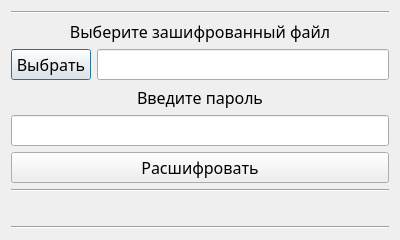
<?xml version="1.0" encoding="UTF-8"?>
<ui version="4.0">
 <class>Decrypt</class>
 <widget class="QDialog" name="Decrypt">
  <property name="geometry">
   <rect>
    <x>0</x>
    <y>0</y>
    <width>400</width>
    <height>226</height>
   </rect>
  </property>
  <property name="font">
   <font>
    <family>Bahnschrift SemiLight SemiConde</family>
    <pointsize>12</pointsize>
   </font>
  </property>
  <property name="windowTitle">
   <string>Dialog</string>
  </property>
  <property name="styleSheet">
   <string notr="true">QPushButton {
	font: 350 16pt &quot;Bahnschrift SemiLight SemiConde&quot;;
}
 QLabel {
	font: 350 16pt &quot;Bahnschrift SemiLight SemiConde&quot;;
}

QPushButton::hover {
	background-color:rgb(188, 188, 188);
	border-radius:10px;
}</string>
  </property>
  <layout class="QVBoxLayout" name="verticalLayout">
   <item>
    <layout class="QGridLayout" name="gridLayout">
     <item row="3" column="0">
      <widget class="QPushButton" name="pushButton">
       <property name="text">
        <string>Выбрать</string>
       </property>
      </widget>
     </item>
     <item row="0" column="0" colspan="2">
      <widget class="Line" name="line_2">
       <property name="orientation">
        <enum>Qt::Horizontal</enum>
       </property>
      </widget>
     </item>
     <item row="1" column="0" rowspan="2" colspan="2">
      <widget class="QLabel" name="label">
       <property name="text">
        <string>Выберите зашифрованный файл</string>
       </property>
       <property name="alignment">
        <set>Qt::AlignCenter</set>
       </property>
      </widget>
     </item>
     <item row="4" column="0" colspan="2">
      <widget class="QLabel" name="label_2">
       <property name="text">
        <string>Введите пароль</string>
       </property>
       <property name="alignment">
        <set>Qt::AlignCenter</set>
       </property>
      </widget>
     </item>
     <item row="5" column="0" colspan="2">
      <widget class="QLineEdit" name="pass"/>
     </item>
     <item row="8" column="0" colspan="2">
      <widget class="QLabel" name="error">
       <property name="text">
        <string/>
       </property>
      </widget>
     </item>
     <item row="3" column="1">
      <widget class="QLineEdit" name="path">
       <property name="readOnly">
        <bool>true</bool>
       </property>
      </widget>
     </item>
     <item row="6" column="0" colspan="2">
      <widget class="QPushButton" name="pushButton_2">
       <property name="text">
        <string>Расшифровать</string>
       </property>
      </widget>
     </item>
     <item row="7" column="0" colspan="2">
      <widget class="Line" name="line_3">
       <property name="orientation">
        <enum>Qt::Horizontal</enum>
       </property>
      </widget>
     </item>
    </layout>
   </item>
   <item>
    <widget class="Line" name="line">
     <property name="orientation">
      <enum>Qt::Horizontal</enum>
     </property>
    </widget>
   </item>
  </layout>
 </widget>
 <resources/>
 <connections/>
</ui>
